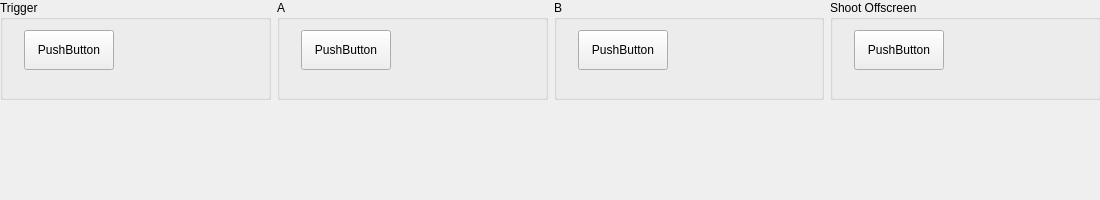
<?xml version="1.0" encoding="UTF-8"?>
<ui version="4.0">
 <class>ControllerBindingWidget_GunCon1</class>
 <widget class="QWidget" name="ControllerBindingWidget_GunCon1">
  <property name="geometry">
   <rect>
    <x>0</x>
    <y>0</y>
    <width>1100</width>
    <height>200</height>
   </rect>
  </property>
  <widget class="QWidget" name="gridLayoutWidget">
   <property name="geometry">
    <rect>
     <x>0</x>
     <y>0</y>
     <width>1101</width>
     <height>100</height>
    </rect>
   </property>
   <layout class="QGridLayout" name="gridLayout">
    <item row="0" column="0">
     <widget class="QGroupBox" name="groupBox">
      <property name="title">
       <string>Trigger</string>
      </property>
      <widget class="InputBindingWidget" name="Trigger">
       <property name="geometry">
        <rect>
         <x>24</x>
         <y>30</y>
         <width>90</width>
         <height>40</height>
        </rect>
       </property>
       <property name="text">
        <string>PushButton</string>
       </property>
      </widget>
     </widget>
    </item>
    <item row="0" column="1">
     <widget class="QGroupBox" name="groupBox_2">
      <property name="title">
       <string>A</string>
      </property>
      <widget class="InputBindingWidget" name="A">
       <property name="geometry">
        <rect>
         <x>24</x>
         <y>30</y>
         <width>90</width>
         <height>40</height>
        </rect>
       </property>
       <property name="text">
        <string>PushButton</string>
       </property>
      </widget>
     </widget>
    </item>
    <item row="0" column="2">
     <widget class="QGroupBox" name="groupBox_3">
      <property name="title">
       <string>B</string>
      </property>
      <widget class="InputBindingWidget" name="B">
       <property name="geometry">
        <rect>
         <x>24</x>
         <y>30</y>
         <width>90</width>
         <height>40</height>
        </rect>
       </property>
       <property name="text">
        <string>PushButton</string>
       </property>
      </widget>
     </widget>
    </item>
    <item row="0" column="3">
     <widget class="QGroupBox" name="groupBox_4">
      <property name="title">
       <string>Shoot Offscreen</string>
      </property>
      <widget class="InputBindingWidget" name="ShootOffscreen">
       <property name="geometry">
        <rect>
         <x>24</x>
         <y>30</y>
         <width>90</width>
         <height>40</height>
        </rect>
       </property>
       <property name="text">
        <string>PushButton</string>
       </property>
      </widget>
     </widget>
    </item>
   </layout>
  </widget>
 </widget>
 <customwidgets>
  <customwidget>
   <class>InputBindingWidget</class>
   <extends>QPushButton</extends>
   <header>Settings/InputBindingWidget.h</header>
  </customwidget>
 </customwidgets>
 <tabstops>
  <tabstop>Trigger</tabstop>
  <tabstop>A</tabstop>
  <tabstop>B</tabstop>
  <tabstop>ShootOffscreen</tabstop>
 </tabstops>
 <resources/>
 <connections/>
</ui>
